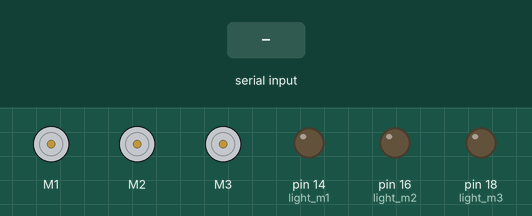
A sketch run on a simulated Arduino Uno, built with avr-gcc and run on an emulated ATmega328P. Parts: 3 × DC motor (green arrow = forward, orange = backward, longer = faster), output pins drawn as LEDs (lit = HIGH). Dashed ring = blinking. Inputs (shaded band) come from the test bench. What the sketch prints to the serial monitor is not drawn.

Above: at 1.2 s.
1.3 s: "D" received over the second serial link
At 2.3 s:
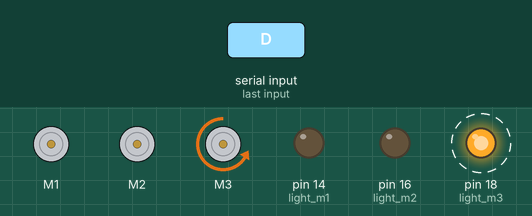
At 3.42 s:
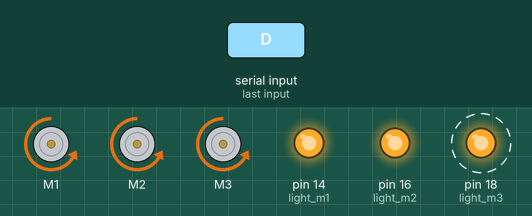
4.3 s: "I" received over the second serial link
7.3 s: "S" received over the second serial link
At 10.3 s:
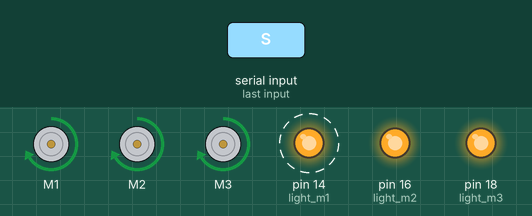
Timing chart, 0 to 15.2 s (numbered marks = the images above; inputs shaded):
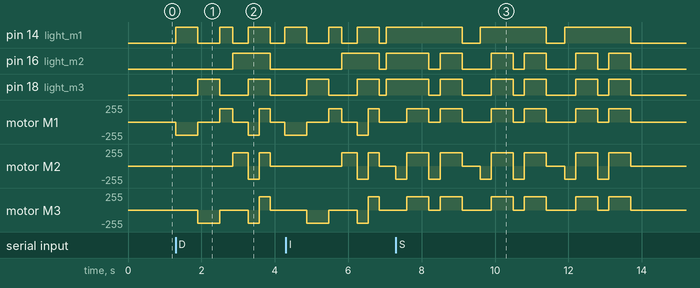

The sketch:

Arduino_Guante_Apoyo_Auditivo_v1.ino
```cpp
#include <SoftwareSerial.h>
#include <AFMotor.h>
#define light_m1  14    //LED Motor 1   pin A0 for Arduino Uno
#define light_m2  16    //LED Motor 2   pin A2 for Arduino Uno
#define light_m3  18    //LED Motor 3   pin A4 for Arduino Uno

boolean lightFront = false;
int cont_aux = 0;
SoftwareSerial myBT(10, 11); // TX, RX

AF_DCMotor motor1(1, MOTOR12_8KHZ); // crear motor #1, 64KHz pwm
AF_DCMotor motor2(2, MOTOR12_8KHZ); // crear motor #2, 64KHz pwm
AF_DCMotor motor3(3, MOTOR12_8KHZ); // crear motor #3, 64KHz pwm
//AF_DCMotor motor4(4, MOTOR34_8KHZ); // crear motor #3, 64KHz pwm

void setup() {

  Serial.begin(9600); // Open serial communications and wait for port to open:
  myBT.begin(9600);


  pinMode(light_m1, OUTPUT);
  pinMode(light_m2, OUTPUT);
  pinMode(light_m3, OUTPUT);


  motor1.setSpeed(200); // Colocar la velocidad del motor 3 a 150
  motor2.setSpeed(200); // Colocar la velocidad del motor 3 a 150
  motor3.setSpeed(200); // Colocar la velocidad del motor 3 a 150
  //motor4.setSpeed(255); // Colocar la velocidad del motor 3 a 150


  while (!Serial) {
    ; // wait for serial port to connect. Needed for native USB port only
  }

  Serial.println("Iniciando BLUETOHT CON SEÑALES PARA EL MOTOR ...");

}

void loop() {

  while (myBT.available()) {

    int ch = myBT.read();

    //--- "MOTOR 1" ---
    if (ch == 'A' )
    {
      //Motor1();
    }

    //--- "MOTOR 2" ---
    if (ch == 'I' )
    {
      Motor4();
    }

    //--- "MOTOR 3" ---
    if (ch == 'D' )
    {
      patront();
      delay(400);
      patront();
      delay(200);

    }

    //--- "MOTOR 4" ---
    if (ch == 'C' )
    {
      //Motor4();
      patronbb();
      delay(500);
      patronbb();
      delay(500);
      patronbb();
      delay(200);

    }

    //--- "MOTOR 5" ---
    if (ch == 'S' )
    {

      //PATRON EMERGENCIA
      patron_eme();
      delay(500);
      patron_eme();
      delay(500);
      patron_eme();
      delay(200);
    }

  }

}


//*************************************************************************

void Motor4()
{

  if (cont_aux%2 == 0)
  {
    digitalWrite(light_m1, HIGH);
    digitalWrite(light_m2, HIGH);
    digitalWrite(light_m3, HIGH);
  }
  else
  {
    digitalWrite(light_m1, LOW);
    digitalWrite(light_m2, LOW);
    digitalWrite(light_m3, LOW);
  }
  cont_aux = cont_aux + 1;

}

void patronbb()
{
      int delaypatron = 300;

      motor1.run(BACKWARD); // BACKWARD
      digitalWrite(light_m1, HIGH);
      motor2.run(BACKWARD); // BACKWARD
      digitalWrite(light_m2, HIGH);
      motor3.run(BACKWARD); // BACKWARD
      digitalWrite(light_m3, HIGH);
      delay(delaypatron);


      motor1.run(RELEASE); // STOP
      motor2.run(RELEASE); // STOP
      motor3.run(RELEASE); // STOP
      digitalWrite(light_m1, LOW);
      digitalWrite(light_m2, LOW);
      digitalWrite(light_m3, LOW);
      //delay(delaypatron);

      //***** Repite

      motor1.run(FORWARD); // BACKWARD
      digitalWrite(light_m1, HIGH);
      motor2.run(FORWARD); // BACKWARD
      digitalWrite(light_m2, HIGH);
      motor3.run(FORWARD); // BACKWARD
      digitalWrite(light_m3, HIGH);
      delay(delaypatron);


      motor1.run(RELEASE); // STOP
      motor2.run(RELEASE); // STOP
      motor3.run(RELEASE); // STOP
      digitalWrite(light_m1, LOW);
      digitalWrite(light_m2, LOW);
      digitalWrite(light_m3, LOW);

      //***** Repite

      motor1.run(BACKWARD); // BACKWARD
      digitalWrite(light_m1, HIGH);
      motor2.run(BACKWARD); // BACKWARD
      digitalWrite(light_m2, HIGH);
      motor3.run(BACKWARD); // BACKWARD
      digitalWrite(light_m3, HIGH);
      delay(delaypatron);


      motor1.run(RELEASE); // STOP
      motor2.run(RELEASE); // STOP
      motor3.run(RELEASE); // STOP
      digitalWrite(light_m1, LOW);
      digitalWrite(light_m2, LOW);
      digitalWrite(light_m3, LOW);
}

void patron_eme()
{
      int delaypatron = 300;

      motor2.run(BACKWARD); // BACKWARD
      digitalWrite(light_m1, HIGH);
      delay(delaypatron);
      motor2.run(RELEASE); // STOP
      digitalWrite(light_m1, LOW);


      motor1.run(FORWARD); // BACKWARD
      digitalWrite(light_m1, HIGH);
      motor2.run(FORWARD); // BACKWARD
      digitalWrite(light_m2, HIGH);
      motor3.run(FORWARD); // BACKWARD
      digitalWrite(light_m3, HIGH);
      delay(600);


      motor1.run(RELEASE); // STOP
      motor2.run(RELEASE); // STOP
      motor3.run(RELEASE); // STOP
      digitalWrite(light_m1, LOW);
      digitalWrite(light_m2, LOW);
      digitalWrite(light_m3, LOW);

      //*****

      motor2.run(BACKWARD); // BACKWARD
      digitalWrite(light_m1, HIGH);
      delay(delaypatron);
      motor2.run(RELEASE); // STOP
      digitalWrite(light_m1, LOW);


      motor1.run(FORWARD); // BACKWARD
      digitalWrite(light_m1, HIGH);
      motor2.run(FORWARD); // BACKWARD
      digitalWrite(light_m2, HIGH);
      motor3.run(FORWARD); // BACKWARD
      digitalWrite(light_m3, HIGH);
      delay(600);


      motor1.run(RELEASE); // STOP
      motor2.run(RELEASE); // STOP
      motor3.run(RELEASE); // STOP
      digitalWrite(light_m1, LOW);
      digitalWrite(light_m2, LOW);
      digitalWrite(light_m3, LOW);


}


void patront()
{


      motor1.run(BACKWARD); // BACKWARD
      digitalWrite(light_m1, HIGH);
      delay(600);
      motor1.run(RELEASE); // STOP
      digitalWrite(light_m1, LOW);

      motor3.run(BACKWARD); // BACKWARD
      digitalWrite(light_m3, HIGH);
      delay(600);
      motor3.run(RELEASE); // STOP
      digitalWrite(light_m3, LOW);


      motor1.run(FORWARD); // BACKWARD
      digitalWrite(light_m1, HIGH);
      delay(350);
      motor1.run(RELEASE); // STOP
      digitalWrite(light_m1, LOW);

      motor2.run(FORWARD); // BACKWARD
      digitalWrite(light_m2, HIGH);
      delay(420);
      motor2.run(RELEASE); // STOP
      digitalWrite(light_m2, LOW);


      motor1.run(BACKWARD); // BACKWARD
      digitalWrite(light_m1, HIGH);
      motor2.run(BACKWARD); // BACKWARD
      digitalWrite(light_m2, HIGH);
      motor3.run(BACKWARD); // BACKWARD
      digitalWrite(light_m3, HIGH);
      delay(300);


      motor1.run(RELEASE); // STOP
      motor2.run(RELEASE); // STOP
      motor3.run(RELEASE); // STOP
      digitalWrite(light_m1, LOW);
      digitalWrite(light_m2, LOW);
      digitalWrite(light_m3, LOW);

      motor1.run(FORWARD); // BACKWARD
      digitalWrite(light_m1, HIGH);
      motor2.run(FORWARD); // BACKWARD
      digitalWrite(light_m2, HIGH);
      motor3.run(FORWARD); // BACKWARD
      digitalWrite(light_m3, HIGH);
      delay(300);


      motor1.run(RELEASE); // STOP
      motor2.run(RELEASE); // STOP
      motor3.run(RELEASE); // STOP
      digitalWrite(light_m1, LOW);
      digitalWrite(light_m2, LOW);
      digitalWrite(light_m3, LOW);

}
```

Measured:
- after the input at 1.3 s, pin 14 (light_m1): goes HIGH 0.60 s, LOW 0.60 s, HIGH 0.35 s, LOW 0.42 s, HIGH 0.60 s, LOW 0.40 s, then HIGH, starting at once; pin 16 (light_m2): LOW → HIGH after 1.6 s, → LOW 1.0 s later
- after the input at 7.3 s, pin 14 (light_m1): alternates HIGH for 1.8 s and LOW for 0.50 s, starting after 1.8 s; pin 16 (light_m2): HIGH → LOW after 0.90 s, then repeats every 2.3 s: HIGH 0.60 s, LOW 0.80 s, HIGH 0.60 s, LOW 0.30 s
